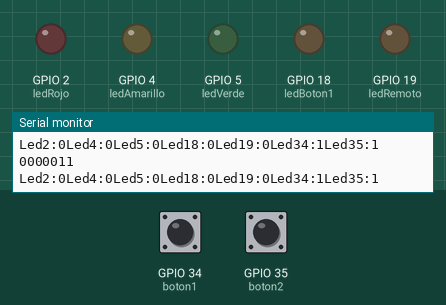
The sketch below on a simulated ESP32. Parts: output pins drawn as LEDs (lit = HIGH), the last lines printed to the serial monitor. The test bench sets the inputs (shaded band); at power-on: GPIO 34 (boton1) HIGH, GPIO 35 (boton2) HIGH. WiFi joins after 1.5 s; servers stay silent unless stated.

Above: at 3.7 s.
At 8.7 s:
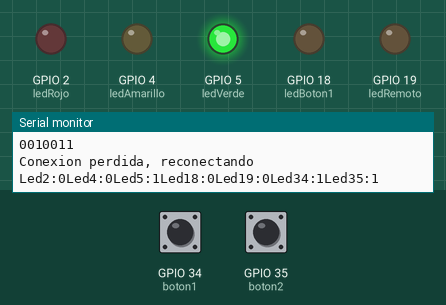
At 12.6 s:
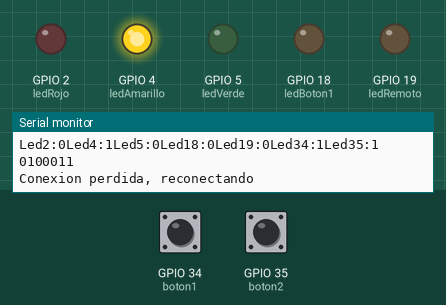
Timing chart, 0 to 18.7 s (numbered marks = the images above):
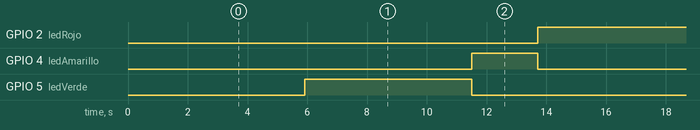

The sketch:

IntentoWifi.ino
```cpp
#include <WiFi.h>
#include <WiFiClient.h>

// Definir Pines
const int ledRojo = 2;
const int ledAmarillo = 4;
const int ledVerde = 5;
const int ledBoton1 = 18;
const int ledRemoto = 19;

// Definición de pines para botones
const int boton1 = 34;
const int boton2 = 35;

bool estadoLedNuevo = false;

const char* ssid = "InternetX";
const char* password = "InternetZ";
const char* server_ip = "192.168.100.128";
const int server_port = 65434;
int contador = 0;

const int puertos[7]= {2,4,5,18,19,34,35};
WiFiClient cliente;

// Variables para el semáforo
unsigned long previousMillis = 0;
const long intervalRojo = 5000; // 5 segundos
const long intervalAmarillo = 2000; // 2 segundos
const long intervalVerde = 5000; // 5 segundos
int estadoSemaforo = 0; // 0: Rojo, 1: Verde, 2: Amarillo

void setup() {
  Serial.begin(115200);
  // Configuración de pines de salida para LEDs
  pinMode(ledRojo, OUTPUT);
  pinMode(ledAmarillo, OUTPUT);
  pinMode(ledVerde, OUTPUT);
  pinMode(ledBoton1, OUTPUT);
  pinMode(ledRemoto, OUTPUT);

  // Configuración de pines de entrada para botones
  pinMode(boton1, INPUT_PULLUP);
  pinMode(boton2, INPUT_PULLUP);

  digitalWrite(ledRemoto, LOW);

  Serial.println("Conectando a la red");
  WiFi.begin(ssid, password);
  while (WiFi.status() != WL_CONNECTED) {
    delay(500);
    Serial.print(".");
  }
  Serial.println("");
  Serial.println("Conexion establecida");
  Serial.println("Dirección IP");
  Serial.println(WiFi.localIP());
}

void loop() {
  if (!cliente.connected()) {
    Serial.println("Conexion perdida, reconectando");
    cliente.connect(server_ip, server_port);
  }

  if (Serial.available() > 0) {
    char buffer[64];
    int bytesRead = Serial.readBytesUntil('\n', buffer, sizeof(buffer) - 1);
    buffer[bytesRead] = '\0';
    cliente.println(String(buffer));
  }

  int estados[7];

  for (int i = 0; i < 7; i++) {
    estados[i] = GetterPuerto(i);
  }
  Serial.println("Led2:"+String(estados[0])+"Led4:"+String(estados[1])+"Led5:"+String(estados[2])+"Led18:"+String(estados[3])+"Led19:"+String(estados[4])+"Led34:"+String(estados[5])+"Led35:"+String(estados[6]));// Nueva línea después de enviar todos los estados
  if (cliente.connected()) {
    sleep(1);
    //int puertos[7]= {2,4,5,18,19,34,35}
    Serial.println(String(estados[0])+String(estados[1])+String(estados[2])+String(estados[3])+String(estados[4])+String(estados[5])+String(estados[6]));// Nueva línea después de enviar todos los estados
    cliente.println(String(estados[0])+String(estados[1])+String(estados[2])+String(estados[3])+String(estados[4])+String(estados[5])+String(estados[6]));// Nueva línea después de enviar todos los estados
  }

  // Control del semáforo
  unsigned long currentMillis = millis();
  switch (estadoSemaforo) {
    case 0: // Rojo
      if (currentMillis - previousMillis >= intervalRojo) {
        previousMillis = currentMillis;
        estadoSemaforo = 1;
        digitalWrite(ledRojo, LOW);
        digitalWrite(ledVerde, HIGH);
      }
      break;
    case 1: // Verde
      if (currentMillis - previousMillis >= intervalVerde) {
        previousMillis = currentMillis;
        estadoSemaforo = 2;
        digitalWrite(ledVerde, LOW);
        digitalWrite(ledAmarillo, HIGH);
      }
      break;
    case 2: // Amarillo
      if (currentMillis - previousMillis >= intervalAmarillo) {
        previousMillis = currentMillis;
        estadoSemaforo = 0;
        digitalWrite(ledAmarillo, LOW);
        digitalWrite(ledRojo, HIGH);
      }
      break;
  }
}

int GetterPuerto(int posicion) {
  //int puertos[7]= {2,4,5,18,19,34,35}
  int estado = digitalRead(puertos[posicion]);
  return estado;
}
```

Measured:
- by itself, GPIO 2 (ledRojo): alternates HIGH for 5.4 s and LOW for 7.8 s
- by itself, GPIO 4 (ledAmarillo): alternates HIGH for 2.2 s and LOW for 11.0 s
- by itself, GPIO 5 (ledVerde): alternates HIGH for 5.6 s and LOW for 7.6 s
